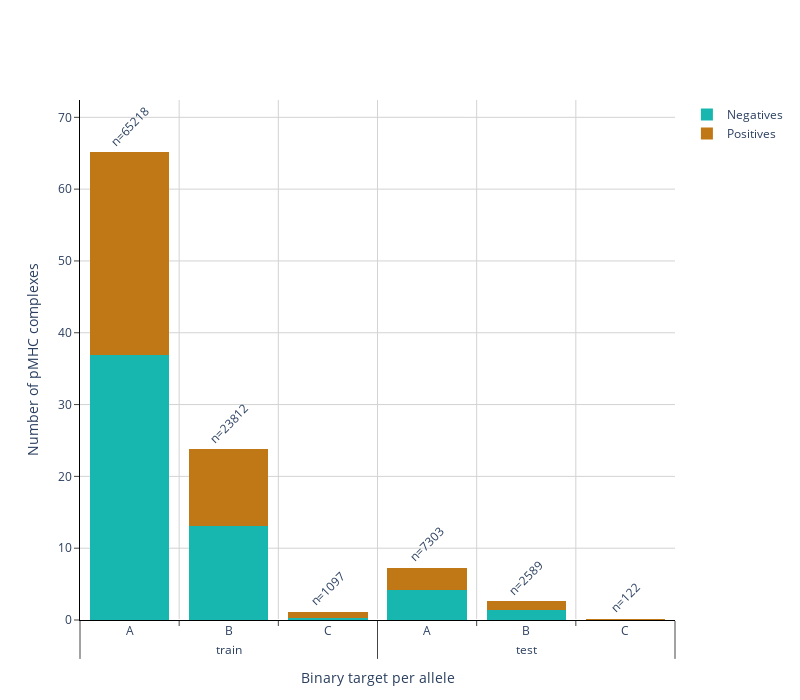

The notebook cell this image was saved under:
### Code cell
import plotly.graph_objects as go

data_grouped = (full_df.groupby(['phase', 'allele', 'label','gene'])
                    .count()
                    .reset_index()[['phase', 'allele', 'label', 'ID','gene']])

data_grouped = data_grouped.sort_values('phase', ascending=False)
patter_shape = ['x', '+']

n_samples = full_df.groupby(['gene', 'phase']).count()['ID'].to_dict()
annotations = [dict(
                x=(key[1], key[0]),
                y=(value*100)/len(full_df),
                text=f'n={value}',
                showarrow=False,
                xanchor='auto',
                yanchor='bottom',
                textangle=-45
                ) for key, value in n_samples.items()]

fig = go.Figure()

plot_df = data_grouped[data_grouped.label == 0.0]
fig.add_trace(
    go.Bar(
        x=[plot_df.phase, plot_df.gene],
        y=(plot_df['ID']*100)/len(full_df),
        name='Negatives',
        marker_color=colors[1],
        # marker_pattern_shape=patter_shape[0]
        ),
)

plot_df = data_grouped[data_grouped.label == 1.0]
fig.add_trace(
    go.Bar(
        x=[plot_df.phase, plot_df.gene],
        y=(plot_df['ID']*100)/len(full_df),
        name='Positives',
        marker_color=colors[0],
        
        # marker_pattern_shape=patter_shape[1]
        ),
)

fig.update_layout(
    plot_bgcolor='white',
    width=800,
    height=700, 
    xaxis=dict(title_text="Binary target per allele"),
    yaxis=dict(title_text="Number of pMHC complexes"),
    barmode="stack",
    legend_traceorder="normal",
    annotations=annotations,
    #title = "Allele-clustered configuration",
)

fig.update_traces(marker_line_color='rgb(0,0,0)',
                  marker_line_width=0.0)

fig.update_xaxes(
    ticks='outside',
    showline=True,
    linecolor='black',
    gridcolor='lightgrey'
)
fig.update_yaxes(
    ticks='outside',
    showline=True,
    linecolor='black',
    gridcolor='lightgrey'
)



fig.show()
fig.write_image("/home/dmarz/3D-Vac/src/exploration/manuscript/figures/Fig1A.png")
fig.write_image("/home/dmarz/3D-Vac/src/exploration/manuscript/figures/Fig1A.svg")

### Figure 1 — Plotly figure (JSON) as saved in the notebook; plotly's stock layout.template omitted (floating-point values rounded to 4 significant figures; data arrays with more than 128 entries replaced by an {"elided": "..."} marker saying what was removed)
{"data": [{"marker": {"color": "#17b7b0", "line": {"color": "rgb(0,0,0)", "width": 0}}, "name": "Negatives", "type": "bar", "x": {"elided": "2x194 str values"}, "y": {"elided": "194 float values"}}, {"marker": {"color": "#c07715", "line": {"color": "rgb(0,0,0)", "width": 0}}, "name": "Positives", "type": "bar", "x": {"elided": "2x185 str values"}, "y": {"elided": "185 float values"}}], "layout": {"annotations": [{"showarrow": false, "text": "n=7303", "textangle": -45, "x": ["test", "A"], "xanchor": "auto", "y": 7.293, "yanchor": "bottom"}, {"showarrow": false, "text": "n=65218", "textangle": -45, "x": ["train", "A"], "xanchor": "auto", "y": 65.13, "yanchor": "bottom"}, {"showarrow": false, "text": "n=2589", "textangle": -45, "x": ["test", "B"], "xanchor": "auto", "y": 2.585, "yanchor": "bottom"}, {"showarrow": false, "text": "n=23812", "textangle": -45, "x": ["train", "B"], "xanchor": "auto", "y": 23.78, "yanchor": "bottom"}, {"showarrow": false, "text": "n=122", "textangle": -45, "x": ["test", "C"], "xanchor": "auto", "y": 0.1218, "yanchor": "bottom"}, {"showarrow": false, "text": "n=1097", "textangle": -45, "x": ["train", "C"], "xanchor": "auto", "y": 1.095, "yanchor": "bottom"}], "barmode": "stack", "height": 700, "legend": {"traceorder": "normal"}, "plot_bgcolor": "white", "width": 800, "xaxis": {"gridcolor": "lightgrey", "linecolor": "black", "showline": true, "ticks": "outside", "title": {"text": "Binary target per allele"}}, "yaxis": {"gridcolor": "lightgrey", "linecolor": "black", "showline": true, "ticks": "outside", "title": {"text": "Number of pMHC complexes"}}}}
